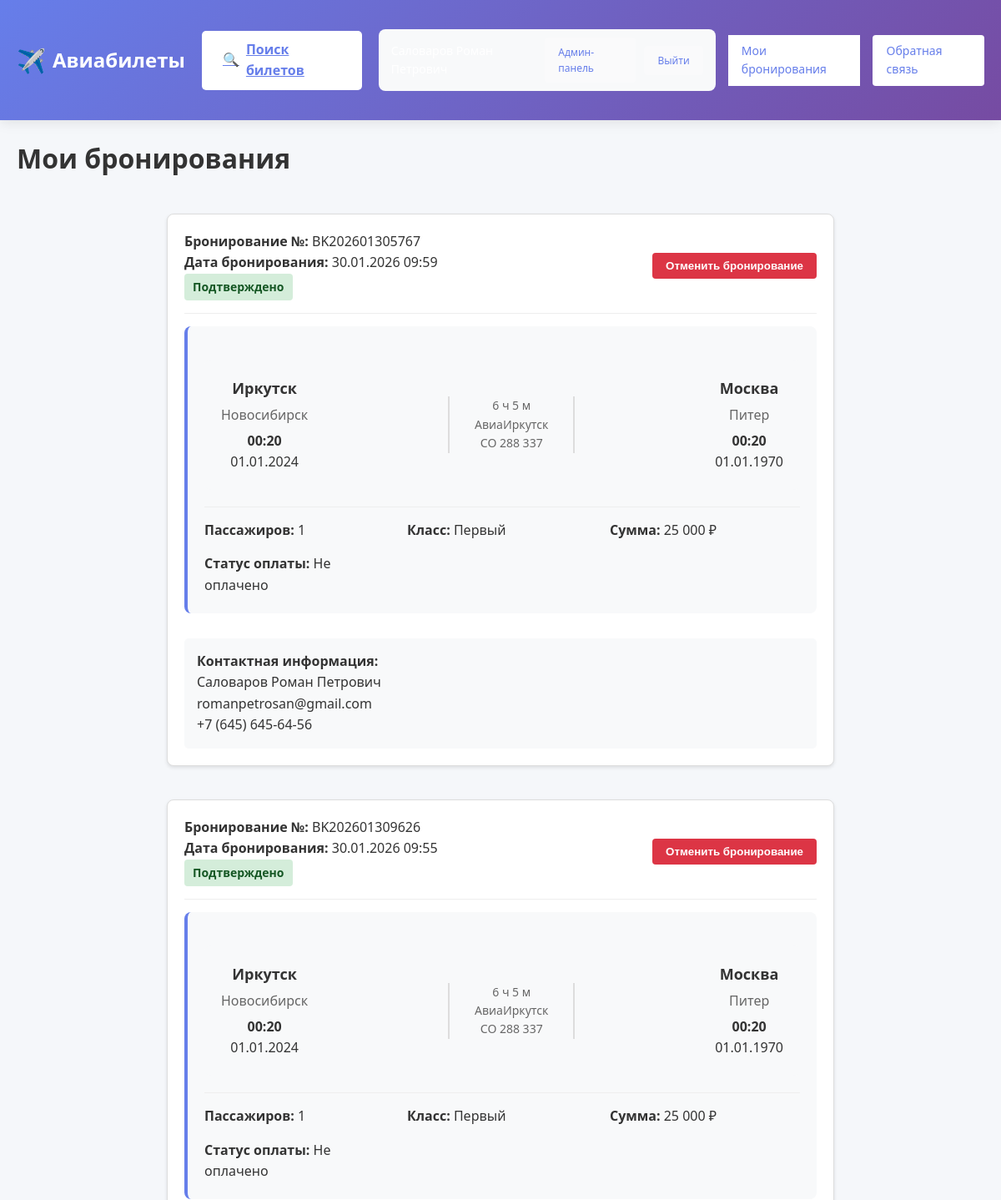
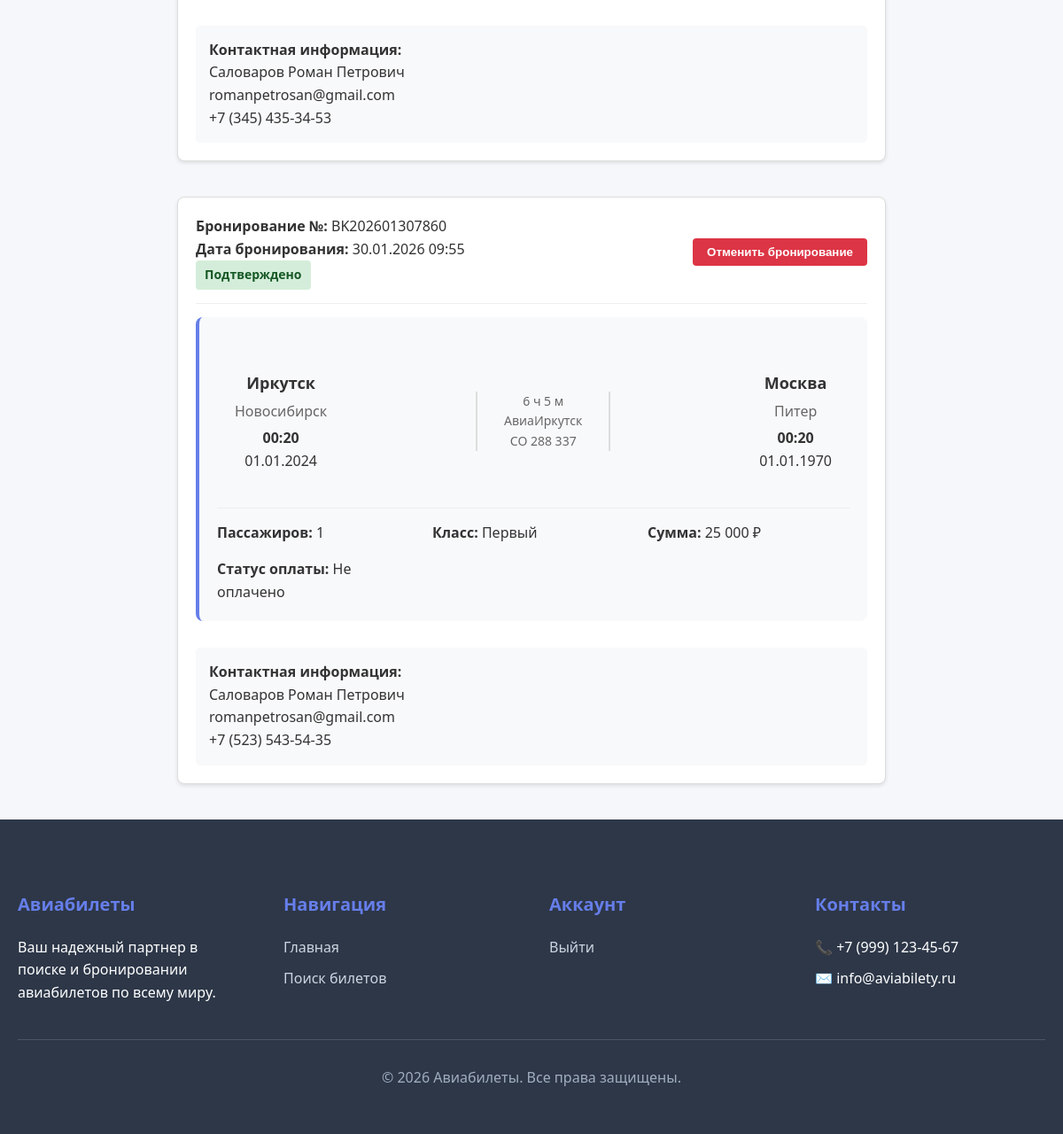
The page /bookings.php (signed in) on the database its author committed (2 pictures, top to bottom).
### tables this page shows
CREATE TABLE `bookings` (
  `id` int(11) NOT NULL AUTO_INCREMENT,
  `booking_reference` varchar(50) DEFAULT NULL,
  `user_id` int(11) NOT NULL,
  `flight_id` int(11) NOT NULL,
  `passengers` int(11) NOT NULL,
  `booking_date` timestamp NULL DEFAULT CURRENT_TIMESTAMP,
  `total_price` decimal(10,2) NOT NULL,
  `status` enum('confirmed','pending','cancelled') DEFAULT 'confirmed',
  `payment_status` enum('paid','unpaid') DEFAULT 'unpaid',
  `created_at` timestamp NULL DEFAULT CURRENT_TIMESTAMP,
  `passenger_name` varchar(100) DEFAULT NULL,
  `passenger_email` varchar(100) DEFAULT NULL,
  `passenger_phone` varchar(20) DEFAULT NULL,
  PRIMARY KEY (`id`),
  KEY `idx_user_id` (`user_id`),
  KEY `idx_flight_id` (`flight_id`),
  KEY `idx_booking_reference` (`booking_reference`),
  CONSTRAINT `bookings_ibfk_1` FOREIGN KEY (`user_id`) REFERENCES `users` (`id`) ON DELETE CASCADE,
  CONSTRAINT `bookings_ibfk_2` FOREIGN KEY (`flight_id`) REFERENCES `flights` (`id`) ON DELETE CASCADE
);

CREATE TABLE `flights` (
  `id` int(11) NOT NULL AUTO_INCREMENT,
  `airline` varchar(100) NOT NULL,
  `flight_number` varchar(20) NOT NULL,
  `departure_city` varchar(100) NOT NULL,
  `departure_airport` varchar(100) NOT NULL,
  `arrival_city` varchar(100) NOT NULL,
  `arrival_airport` varchar(100) NOT NULL,
  `departure_time` time NOT NULL,
  `arrival_time` time NOT NULL,
  `duration` varchar(20) NOT NULL,
  `price` decimal(10,2) NOT NULL,
  `class` enum('economy','business','first') DEFAULT 'economy',
  `available_seats` int(11) NOT NULL,
  `departure_date` date NOT NULL,
  `created_at` timestamp NULL DEFAULT CURRENT_TIMESTAMP,
  PRIMARY KEY (`id`)
);

### bookings.php (the view, shortened to what this page needs)
<?php
include_once "connect.php";
$user_id = $_SESSION["user_id"];
function getUserBookings($conn, $user_id) {
    $sql = "
        SELECT b.*,
               f.airline, f.flight_number,
               f.departure_city, f.departure_airport,
               f.arrival_city, f.arrival_airport,
               f.departure_time as dep_time,
               f.arrival_time as arr_time,
               f.duration, f.class, f.departure_date
        FROM bookings b
        JOIN flights f ON b.flight_id = f.id
        WHERE b.user_id = ?
        ORDER BY b.booking_date DESC
    ";
    $stmt = $conn->prepare($sql);
    $stmt->bind_param("i", $user_id);
    $stmt->execute();
    $result = $stmt->get_result();
    $bookings = [];
    while ($row = $result->fetch_assoc()) {
        $bookings[] = $row;
    }
    return $bookings;
}
$bookings = getUserBookings($conn, $user_id);
?>
<!DOCTYPE html>
<html lang="ru">
<head>
    <link rel="stylesheet" href="assets/css/style.css">
</head>
<body>
    <?php include 'includes/header.php'; ?>
    <div class="container">
        <div class="bookings-container">
            <h1>Мои бронирования</h1>
            <?php if (empty($bookings)): ?>
                <div class="no-bookings">
                    <h3>У вас нет бронирований</h3>
                    <p>Найдите и забронируйте рейсы в разделе поиска</p>
                    <a href="search.php" class="btn" style="background: #007bff; color: white;">Найти рейсы</a>
                </div>
            <?php else: ?>
                <div class="bookings-list">
                    <?php foreach ($bookings as $booking): ?>
                        <div class="booking-card">
                            <div class="booking-header">
                                <div class="booking-info">
                                    <div class="booking-ref">
                                        <strong>Бронирование №:</strong> <?php echo htmlspecialchars($booking['booking_reference']); ?>
                                    </div>
                                    <div class="booking-date">
                                        <strong>Дата бронирования:</strong>
                                        <?php echo date('d.m.Y H:i', strtotime($booking['booking_date'])); ?>
                                    </div>
                                    <div class="booking-status <?php echo $booking['status']; ?>">
                                        <?php
                                        $status_text = [
                                            'confirmed' => 'Подтверждено',
                                            'cancelled' => 'Отменено',
                                            'pending' => 'Ожидание'
                                        ];
                                        echo $status_text[$booking['status']] ?? $booking['status'];
                                        ?>
                                    </div>
                                </div>
                                <?php if ($booking['status'] == 'confirmed'): ?>
                                    <div class="booking-actions">
                                        <form method="POST" action="" onsubmit="return confirm('Вы уверены, что хотите отменить это бронирование?');">
                                            <button type="submit" class="btn btn-danger">Отменить бронирование</button>
                                        </form>
                                    </div>
                                <?php endif; ?>
                            </div>
                            <div class="flight-info">
                                <div class="flight-route">
                                    <div class="departure">
                                        <div class="city"><?php echo htmlspecialchars($booking['departure_city']); ?></div>
                                        <div class="airport"><?php echo htmlspecialchars($booking['departure_airport']); ?></div>
                                        <div class="time"><?php echo date('H:i', strtotime($booking['dep_time'])); ?></div>
                                        <div class="date"><?php echo date('d.m.Y', strtotime($booking['departure_date'])); ?></div>
                                    </div>
                                    <div class="flight-duration">
                                        <div class="duration"><?php echo htmlspecialchars($booking['duration']); ?></div>
                                        <div class="airline"><?php echo htmlspecialchars($booking['airline']); ?></div>
                                        <div class="flight-number"><?php echo htmlspecialchars($booking['flight_number']); ?></div>
                                    </div>
                                    <div class="arrival">
                                        <div class="city"><?php echo htmlspecialchars($booking['arrival_city']); ?></div>
                                        <div class="airport"><?php echo htmlspecialchars($booking['arrival_airport']); ?></div>
                                        <div class="time"><?php echo date('H:i', strtotime($booking['arr_time'])); ?></div>
                                        <?php
                                        $arrival_date = date('d.m.Y', strtotime($booking['departure_date'] . ' + ' . $booking['duration']));
                                        echo '<div class="date">' . $arrival_date . '</div>';
                                        ?>
                                    </div>
                                </div>
                                <div class="booking-details">
                                    <div class="detail">
                                        <strong>Пассажиров:</strong> <?php echo $booking['passengers']; ?>
                                    </div>
                                    <div class="detail">
                                        <strong>Класс:</strong>
                                        <?php
                                        $class_names = [
                                            'economy' => 'Эконом',
                                            'business' => 'Бизнес',
                                            'first' => 'Первый'
                                        ];
                                        echo $class_names[$booking['class']] ?? $booking['class'];
                                        ?>
                                    </div>
                                    <div class="detail">
                                        <strong>Сумма:</strong>
                                        <?php echo number_format($booking['total_price'], 0, ',', ' '); ?> ₽
                                    </div>
                                    <div class="detail">
                                        <strong>Статус оплаты:</strong>
                                        <?php echo $booking['payment_status'] == 'paid' ? 'Оплачено' : 'Не оплачено'; ?>
                                    </div>
                                </div>
                            </div>
                            <?php if (!empty($booking['passenger_name'])): ?>
                            <div class="passenger-info">
                                <strong>Контактная информация:</strong><br>
                                <?php echo htmlspecialchars($booking['passenger_name']); ?><br>
                                <?php echo !empty($booking['passenger_email']) ? htmlspecialchars($booking['passenger_email']) : ''; ?><br>
                                <?php echo !empty($booking['passenger_phone']) ? htmlspecialchars($booking['passenger_phone']) : ''; ?>
                            </div>
                            <?php endif; ?>
                        </div>
                    <?php endforeach; ?>
                </div>
            <?php endif; ?>
        </div>
    </div>
    <?php include 'includes/footer.php'; ?>
</body>
</html>

### assets/css/style.css (style rules this page uses)
* { margin: 0; padding: 0; box-sizing: border-box; }
body { font-family: 'Segoe UI', Tahoma, Geneva, Verdana, sans-serif; background-color: #f5f7fa; color: #333; line-height: 1.6; }
.container { max-width: 1200px; margin: 0 auto; padding: 0 20px; }
.btn { padding: 10px 20px; border: none; border-radius: 5px; font-weight: 600; cursor: pointer; transition: all 0.3s; text-decoration: none; display: inline-block; }
.flight-route { display: flex; justify-content: space-between; align-items: center; margin: 15px 0; padding: 15px; background: #f8f9fa; border-radius: 8px; }
.flight-duration { text-align: center; color: #666; font-size: 14px; padding: 0 15px; }
.booking-card { background: white; border-radius: 10px; padding: 30px; box-shadow: 0 5px 20px rgba(0,0,0,0.1); max-width: 800px; margin: 40px auto; }
.flight-info { margin-bottom: 30px; padding: 20px; background: #f8f9fa; border-radius: 8px; border-left: 4px solid #667eea; }

### bookings.php (style rules this page uses)
.container { max-width: 1200px; margin: 0 auto; padding: 20px; }
.booking-card { background: white; border: 1px solid #ddd; border-radius: 8px; padding: 20px; margin-bottom: 20px; box-shadow: 0 2px 4px rgba(0,0,0,0.1); }
.booking-header { display: flex; justify-content: space-between; align-items: center; border-bottom: 1px solid #eee; padding-bottom: 15px; margin-bottom: 15px; }
.booking-status { display: inline-block; padding: 5px 10px; border-radius: 4px; font-size: 14px; font-weight: bold; }
.booking-status.confirmed { background-color: #d4edda; color: #155724; }
.flight-route { display: flex; justify-content: space-between; align-items: center; margin: 20px 0; padding: 20px; background: #f8f9fa; border-radius: 8px; }
.departure, .arrival { text-align: center; }
.city { font-size: 18px; font-weight: bold; }
.airport { color: #666; margin: 5px 0; }
.time { font-size: 16px; font-weight: bold; }
.flight-duration { text-align: center; border-left: 2px solid #ddd; border-right: 2px solid #ddd; padding: 0 30px; }
.duration { font-size: 14px; color: #666; }
.booking-details { display: grid; grid-template-columns: repeat(auto-fit, minmax(200px, 1fr)); gap: 15px; margin-top: 15px; padding-top: 15px; border-top: 1px solid #eee; }
.btn { padding: 8px 16px; border: none; border-radius: 4px; cursor: pointer; text-decoration: none; display: inline-block; }
.btn-danger { background-color: #dc3545; color: white; }
.booking-actions form { display: inline; }
.passenger-info { margin-top: 15px; padding: 15px; background: #f8f9fa; border-radius: 5px; }

### rows shown on the page
bookings: booking_reference "BK202601305767", booking_date "30.01.2026 09:59", status "Подтверждено", flight.departure_city "Иркутск", flight.departure_airport "Новосибирск", flight.departure_time "00:20", flight.departure_date "01.01.2024", flight.duration "6 ч 5 м", flight.airline "АвиаИркутск", flight.flight_number "CO 288 337", flight.arrival_city "Москва", flight.arrival_airport "Питер", flight.arrival_time "00:20", flight.duration "01.01.1970", passengers "1", flight.class "Первый", total_price "25 000", payment_status "Не оплачено", passenger_name "Саловаров Роман Петрович", passenger_email "romanpetrosan@gmail.com", passenger_phone "+7 (645) 645-64-56"
bookings: booking_reference "BK202601309626", booking_date "30.01.2026 09:55", status "Подтверждено", flight.departure_city "Иркутск", flight.departure_airport "Новосибирск", flight.departure_time "00:20", flight.departure_date "01.01.2024", flight.duration "6 ч 5 м", flight.airline "АвиаИркутск", flight.flight_number "CO 288 337", flight.arrival_city "Москва", flight.arrival_airport "Питер", flight.arrival_time "00:20", flight.duration "01.01.1970", passengers "1", flight.class "Первый", total_price "25 000", payment_status "Не оплачено", passenger_name "Саловаров Роман Петрович", passenger_email "romanpetrosan@gmail.com", passenger_phone "+7 (345) 435-34-53"
bookings: booking_reference "BK202601307860", booking_date "30.01.2026 09:55", status "Подтверждено", flight.departure_city "Иркутск", flight.departure_airport "Новосибирск", flight.departure_time "00:20", flight.departure_date "01.01.2024", flight.duration "6 ч 5 м", flight.airline "АвиаИркутск", flight.flight_number "CO 288 337", flight.arrival_city "Москва", flight.arrival_airport "Питер", flight.arrival_time "00:20", flight.duration "01.01.1970", passengers "1", flight.class "Первый", total_price "25 000", payment_status "Не оплачено", passenger_name "Саловаров Роман Петрович", passenger_email "romanpetrosan@gmail.com", passenger_phone "+7 (523) 543-54-35"
